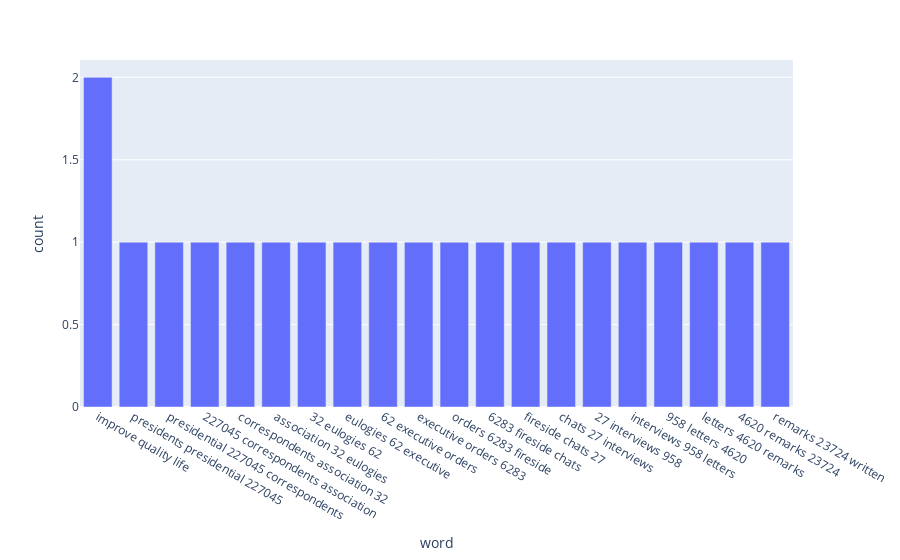

Here is the notebook cell this chart was saved with:
### Code cell
dict_trigrams_johnson= {}

dict_trigrams_johnson = top_n_trigram(words_df[words_df.name == "Johnson"]['speech'])
bar_plot_toptrigrams(dict_trigrams_johnson)

### Figure 1 — Plotly figure (JSON) as saved in the notebook; plotly's stock layout.template omitted (floating-point values rounded to 4 significant figures)
{"data": [{"alignmentgroup": "True", "hovertemplate": "word=%{x}<br>count=%{y}<extra></extra>", "legendgroup": "", "marker": {"color": "#636efa", "pattern": {"shape": ""}}, "name": "", "offsetgroup": "", "orientation": "v", "showlegend": false, "textposition": "auto", "type": "bar", "x": ["improve quality life", "presidents presidential 227045", "presidential 227045 correspondents", "227045 correspondents association", "correspondents association 32", "association 32 eulogies", "32 eulogies 62", "eulogies 62 executive", "62 executive orders", "executive orders 6283", "orders 6283 fireside", "6283 fireside chats", "fireside chats 27", "chats 27 interviews", "27 interviews 958", "interviews 958 letters", "958 letters 4620", "letters 4620 remarks", "4620 remarks 23724", "remarks 23724 written"], "xaxis": "x", "y": [2, 1, 1, 1, 1, 1, 1, 1, 1, 1, 1, 1, 1, 1, 1, 1, 1, 1, 1, 1], "yaxis": "y"}], "layout": {"barmode": "relative", "legend": {"tracegroupgap": 0}, "margin": {"t": 60}, "xaxis": {"anchor": "y", "domain": [0, 1], "title": {"text": "word"}}, "yaxis": {"anchor": "x", "domain": [0, 1], "title": {"text": "count"}}}}
